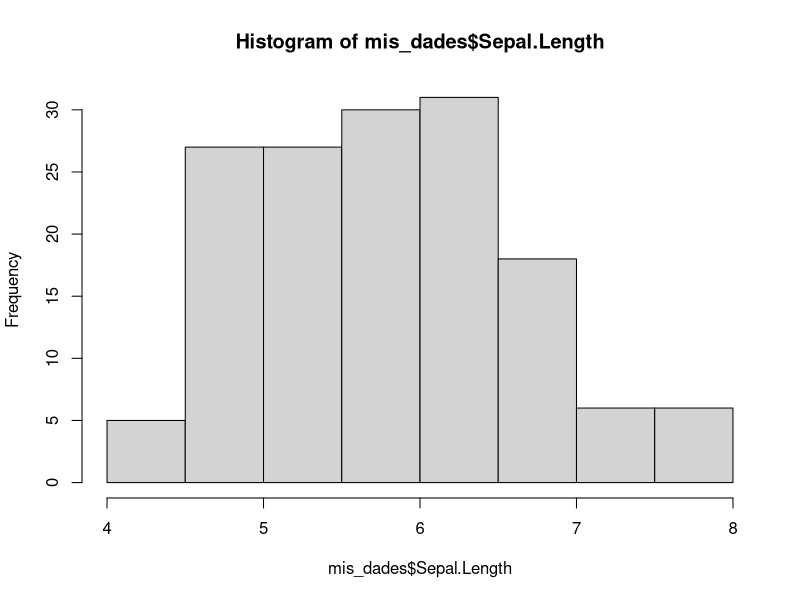
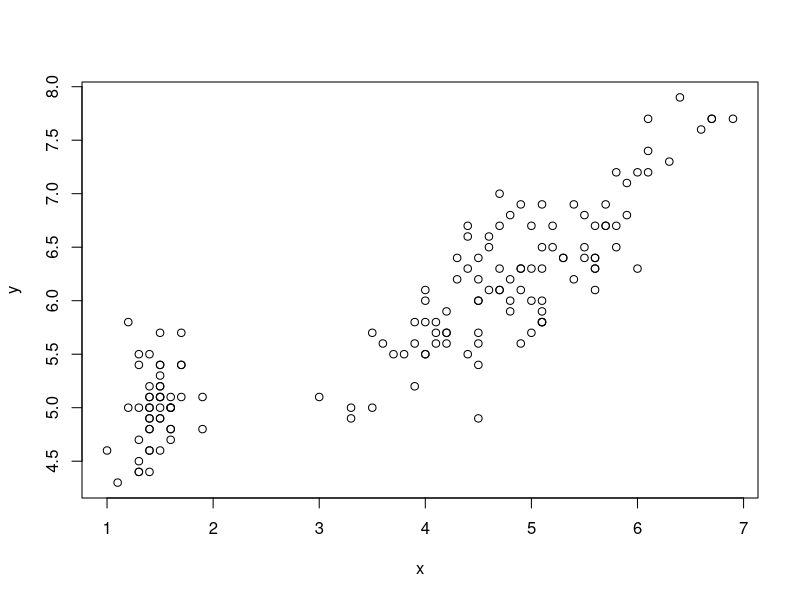
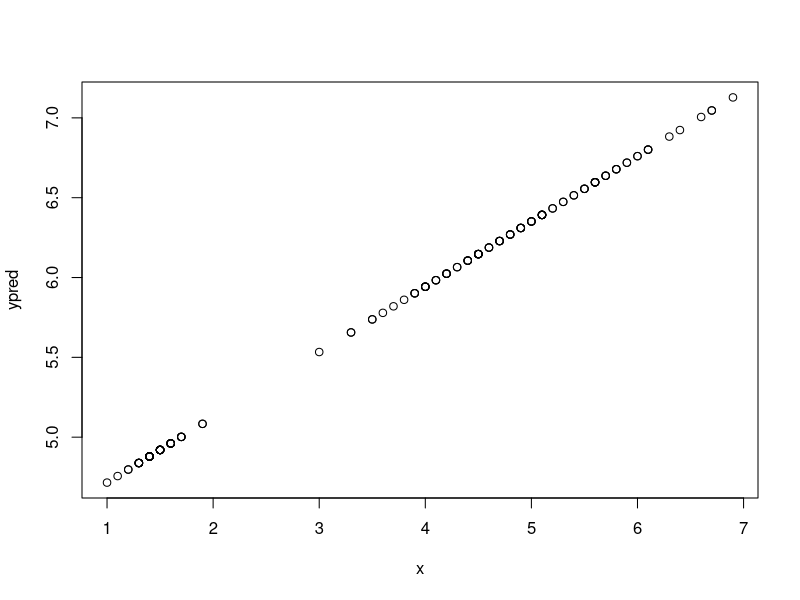
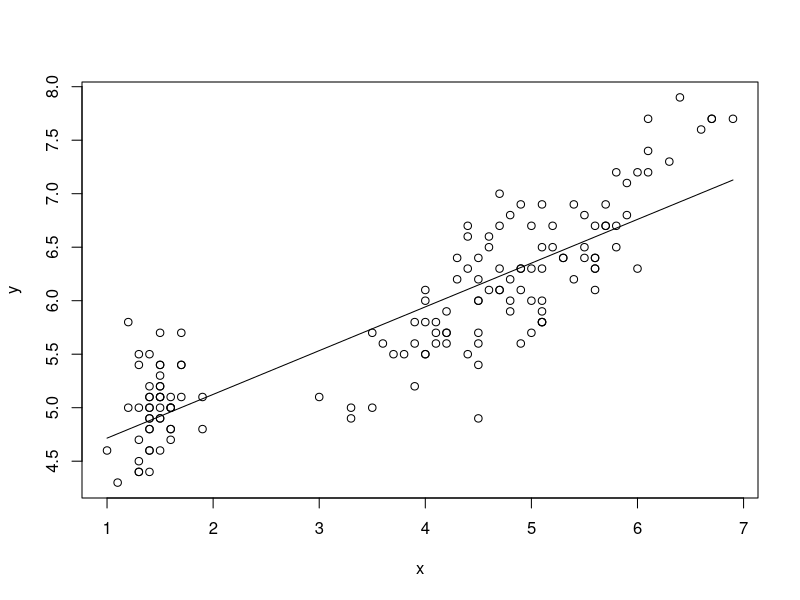

These figures' R source, in order:
#Codigo para problema 2

mis_dades<-iris
mis_dades
mean(mis_dades$Sepal.Length)
sd(mis_dades$Sepal.Length)
dim(mis_dades)
names(mis_dades)
hist(mis_dades$Sepal.Length)

x<-mis_dades$Petal.Length
x
y<-mis_dades$Sepal.Length
y

plot(x,y)
#regresion lineal, recta que mejor describe los datos"la media"
#minimiza la suma de cuadrados (y1-y0)^2, y0=m*x0+b),derivada igual a cero

m<-sum((x-mean(x))*(y-mean(y)))/sum((x-mean(x))^2)  #calcular m
m
b<-mean(y)-m*mean(x)
b

m*1.5+b

lm(y~x) #te dice m y b, ~ altgr+4+espacio
mod<-lm(y~x) #lo guarda como un modelo
mod
summary(mod) #da mucha informacion de mod

xpred<-data.frame(x=1.5) #longitud de los datos que quieres
predict(mod,xpred) #predice el valor de y para x=1.5

xpred<-data.frame(1:7)
xpred
predict(mod,xpred)

xpred<-data.frame(x=x)
xpred
predict(mod,xpred)

ypred<-predict(mod,xpred)
ypred
#source, ejecutar todo desde el principio

plot(x,ypred)

plot(x,y)
lines(x,ypred) #represenat las predicciones respecto a la recta

#como de precisa  es tu predicción R^2=1 si es 0=imprecisa
sum((ypred-mean(y))^2)/sum((y-mean(y))^2) #coef. de Pearson= R
Rsq<-sum((ypred-mean(y))^2)/sum((y-mean(y))^2)
